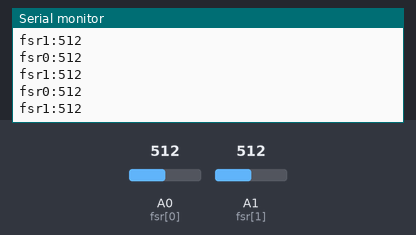
A sketch run on a simulated Arduino Uno, built with avr-gcc and run on an emulated ATmega328P. On the bench: the last lines printed to the serial monitor. Inputs (shaded band) come from the test bench; at power-on: A0 (fsr[0]) = 512, A1 (fsr[1]) = 512.

Above: at 1.2 s.
1.3 s: A0 (fsr[0]) set to 108
At 1.8 s:
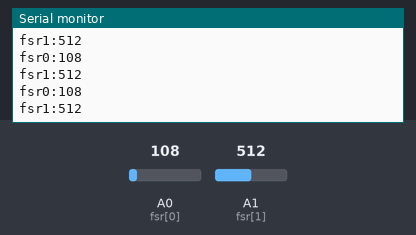
2.8 s: A0 (fsr[0]) set to 88
At 3.3 s:
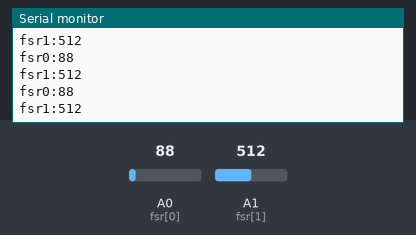
7.3 s: A1 (fsr[1]) set to 983
At 7.8 s:
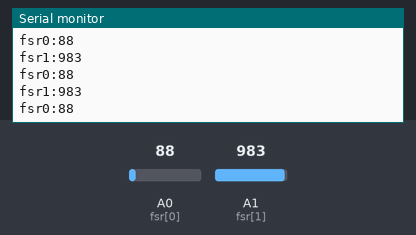
8.8 s: A1 (fsr[1]) set to 1009
At 9.3 s:
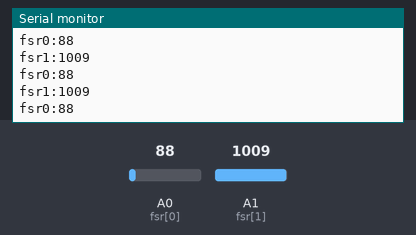
Timing chart, 0 to 11.8 s (numbered marks = the images above; inputs shaded):
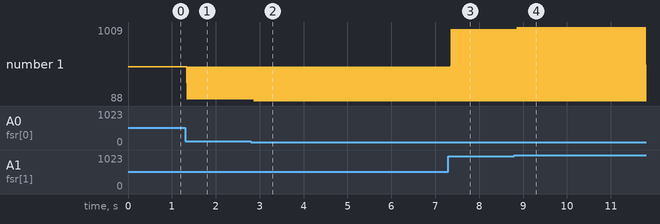

The sketch:

FSR_w_peak_detection_bendyFSR.ino
```cpp
int nfsrs = 2;
int fsr[] = {A0,A1};
int val[2];
int thresh[] = {50,50};
boolean peakgate[] = {true,true};
int pval[2] ;

void setup() {
  Serial.begin(9600);
}

void loop() {
  for (int i = 0; i < nfsrs; i++) {
    val[i] = analogRead(fsr[i]); //read analog pins
    //Print out raw fsr value
     Serial.print("fsr" + String(i) + ":");
     Serial.println(val[i], DEC);

    //Peak Detection
    if (val[i] > thresh[i]) { //if above threshold
      if (val[i] > pval[i]) { //if going up
        pval[i] = val[i]; //store current value as last value
      }//
      else { // if no longer going up, you have found a peak
        if (peakgate[i]) { //gate so only one peak gets through
       //   Serial.print("fsrpk" + String(i) + ":"); //send out peak
       //   Serial.println(val[i], DEC);
          peakgate[i] = false; //close gate so only one peak gets through
        }
      }
    }
    if (val[i] < thresh[i]) {//if fsr val falls below threshold, then reset peak gate to look for next peak
      if (peakgate[i] == false) {//so more than one value does not come through
        peakgate[i] = true;
      //  Serial.print("fsrpk" + String(i) + ":"); //send out peak
      //  Serial.println(0);
      }
    }
  }//end for(int i=0;i<nfsrs;i++)
  delay(15);
}//end loop
```

Measured:
- after the input at 1.3 s, the serial monitor: prints a new line after 0.05 s (image 1)
- after the input at 2.8 s, the serial monitor: prints a new line after 0.07 s (image 2)
- after the input at 7.3 s, the serial monitor: prints a new line after 0.07 s (image 3)
- after the input at 8.8 s, the serial monitor: prints a new line after 0.07 s (image 4)
- plotted number 1: 512 → 88 after the input at 2.8 s
